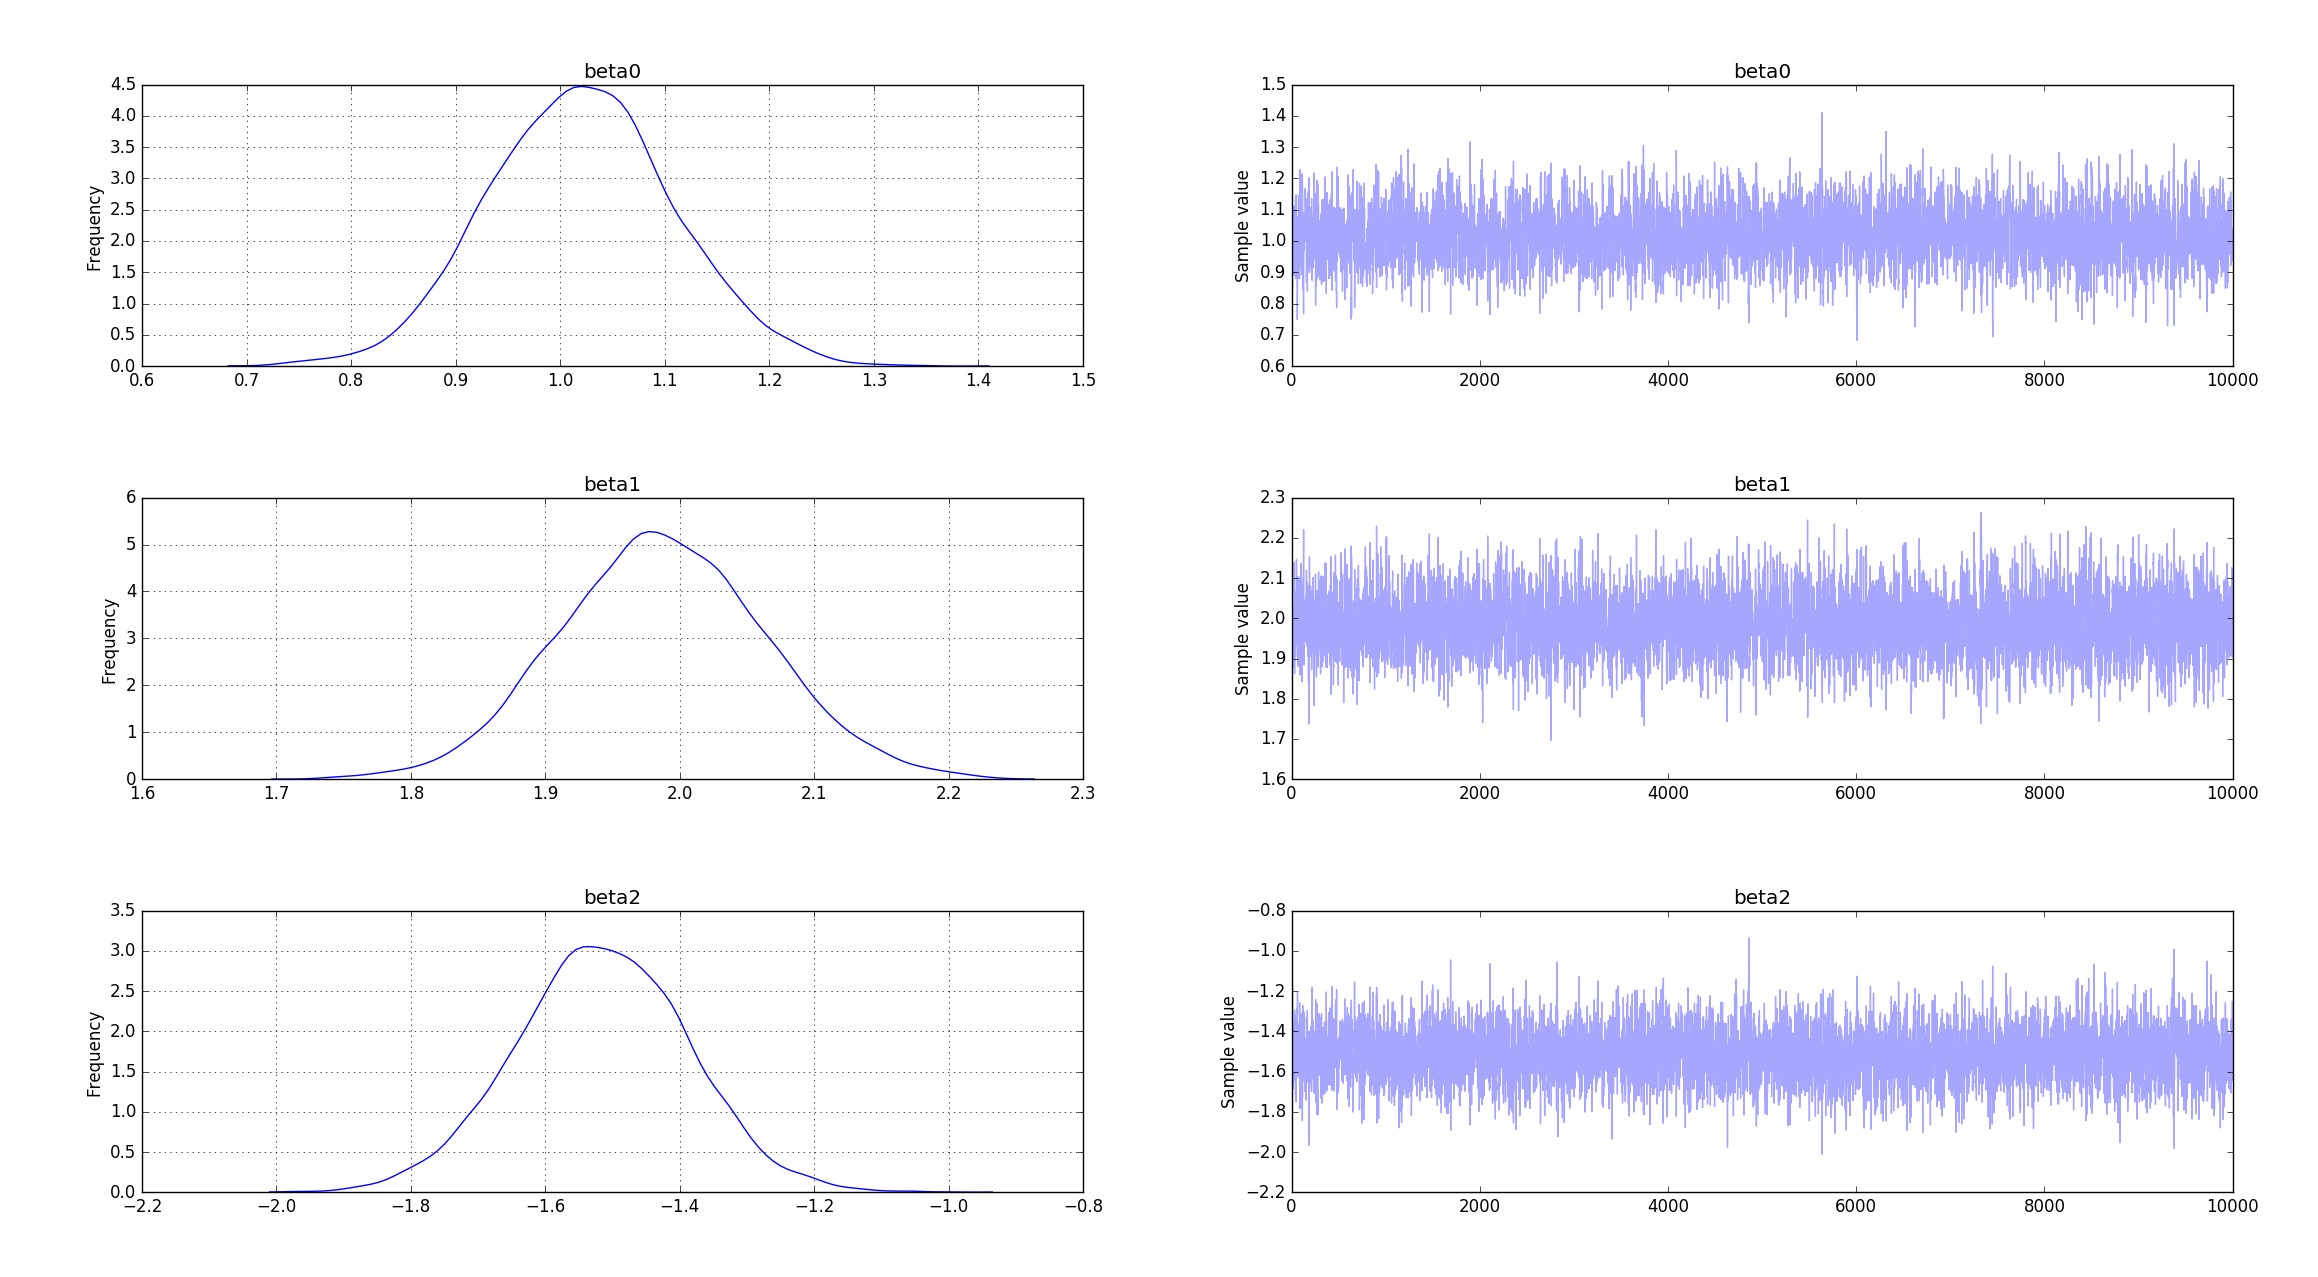

Reproduce this figure in Python.
# From: Bayesian Models for Astrophysical Data, Cambridge Univ. Press
# (c) 2017,  Joseph M. Hilbe, Rafael S. de Souza and Emille E. O. Ishida 
# 
# you are kindly asked to include the complete citation if you used this 
# material in a publication
#
# Code 6.16 - Negative binomial model in Python using pymc3
# 1 response (nby) and 2 explanatory variables (x1, x2)
#
# pymc3 parametrization taken from http://bebi103.caltech.edu/2015/tutorials/r7_pymc3.html

import numpy as np
import pandas
import pylab as plt
import pymc3 as pm
import pystan 
from scipy.stats import uniform, binom, nbinom
import statsmodels.api as sm

# Data
np.random.seed(141)                 # set seed to replicate example
nobs= 2500                          # number of obs in model 

x1 = binom.rvs(1, 0.6, size=nobs)   # categorical explanatory variable
x2 = uniform.rvs(size=nobs)         # real explanatory variable

theta = 0.303
xb = 1 + 2 * x1 - 1.5 * x2          # linear predictor

exb = np.exp(xb)
nby = nbinom.rvs(exb, theta)

df = pandas.DataFrame({'x1': x1, 'x2':x2,'nby': nby})   # re-write data


# Fit
niter = 10000                        # parameters for MCMC

with pm.Model() as model_glm:
    # define priors
    beta0 = pm.Flat('beta0')
    beta1 = pm.Flat('beta1')
    beta2 = pm.Flat('beta2')

    # define likelihood
    linp = beta0 + beta1 * x1 + beta2 * x2
    mu = np.exp(linp)
    mu2 = mu * (1 - theta)/theta      # compensate for difference between
                                      # parametrizations from pymc3 and scipy       
    y_obs = pm.NegativeBinomial('y_obs', mu2, theta, observed=nby)

    # inference
    start = pm.find_MAP()             # Find starting value by optimization
    step = pm.NUTS()
    trace = pm.sample(niter, step, start, progressbar=True)

# print summary to screen
pm.summary(trace)

# show graphical output
pm.traceplot(trace)
plt.show()
